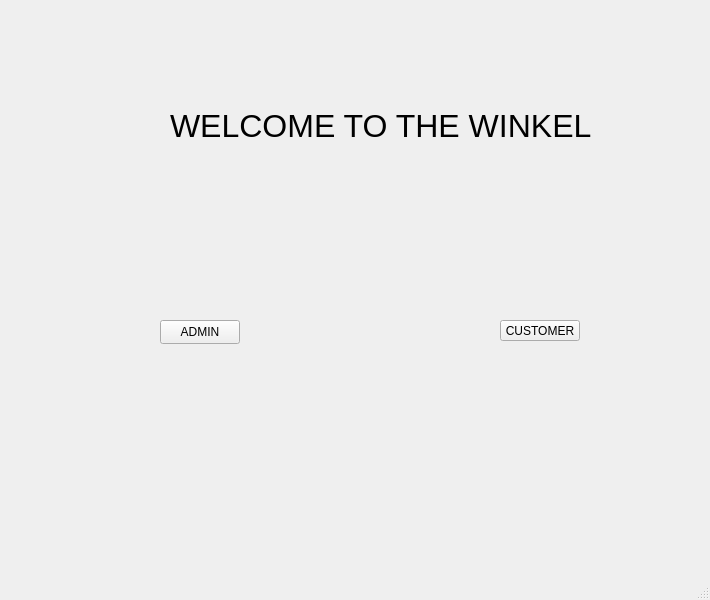
<?xml version="1.0" encoding="UTF-8"?>
<ui version="4.0">
 <class>loginpage</class>
 <widget class="QMainWindow" name="loginpage">
  <property name="geometry">
   <rect>
    <x>0</x>
    <y>0</y>
    <width>710</width>
    <height>600</height>
   </rect>
  </property>
  <property name="windowTitle">
   <string>MainWindow</string>
  </property>
  <widget class="QWidget" name="centralwidget">
   <widget class="QPushButton" name="adminbutton">
    <property name="geometry">
     <rect>
      <x>160</x>
      <y>320</y>
      <width>80</width>
      <height>24</height>
     </rect>
    </property>
    <property name="text">
     <string>ADMIN</string>
    </property>
   </widget>
   <widget class="QPushButton" name="customerbutton">
    <property name="geometry">
     <rect>
      <x>500</x>
      <y>320</y>
      <width>80</width>
      <height>21</height>
     </rect>
    </property>
    <property name="text">
     <string>CUSTOMER</string>
    </property>
   </widget>
   <widget class="QLabel" name="label">
    <property name="geometry">
     <rect>
      <x>170</x>
      <y>100</y>
      <width>431</width>
      <height>51</height>
     </rect>
    </property>
    <property name="font">
     <font>
      <pointsize>24</pointsize>
     </font>
    </property>
    <property name="text">
     <string>WELCOME TO THE WINKEL</string>
    </property>
   </widget>
   <widget class="QLabel" name="label_2">
    <property name="geometry">
     <rect>
      <x>260</x>
      <y>140</y>
      <width>271</width>
      <height>381</height>
     </rect>
    </property>
    <property name="text">
     <string/>
    </property>
    <property name="pixmap">
     <pixmap>C:/Users/Lenovo/Downloads/images.png</pixmap>
    </property>
   </widget>
   <zorder>label_2</zorder>
   <zorder>adminbutton</zorder>
   <zorder>customerbutton</zorder>
   <zorder>label</zorder>
  </widget>
  <widget class="QMenuBar" name="menubar">
   <property name="geometry">
    <rect>
     <x>0</x>
     <y>0</y>
     <width>710</width>
     <height>21</height>
    </rect>
   </property>
  </widget>
  <widget class="QStatusBar" name="statusbar"/>
 </widget>
 <resources/>
 <connections/>
</ui>
